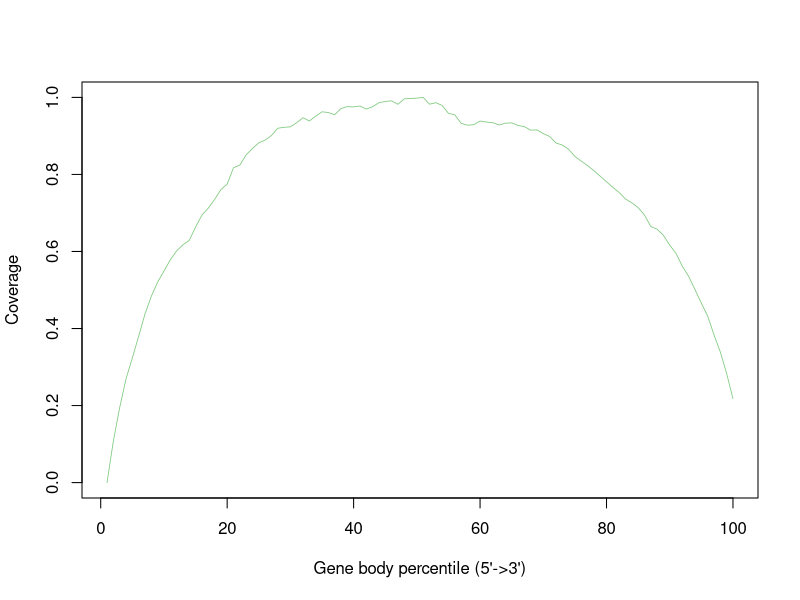

This chart was generated by the following R code:
SHAM_6Hr_SRR12108301.gencode.Aligned.sortedByCoord.out <- c(0.0,0.10810167567226625,0.19479006790992998,0.2689990118369321,0.32346908311082145,0.37994659714483947,0.43752160292664466,0.483744086790152,0.520370876521666,0.5491066585370982,0.5781241721506213,0.6013876332443285,0.6173126169501503,0.6286617749090679,0.6632685070327776,0.6943254210205412,0.7123116708365747,0.7345802409435906,0.7605718730946324,0.774904863023779,0.8174917477871455,0.8242104156592309,0.8507091646868364,0.8674557954712697,0.8820503332422261,0.8890507327124025,0.9010903433341042,0.9199259928936359,0.9223858881904001,0.9235733658516073,0.9343758804112441,0.9473784244055253,0.9387120240523096,0.9511982002817316,0.9626558459306603,0.960759413830078,0.9551449656245401,0.9709278220465488,0.9761125244412674,0.9752631246977693,0.9777457267203499,0.9696621323297521,0.975735760990686,0.9862994344343292,0.9892891533334734,0.9911603557387044,0.9821180329247524,0.9961566764081323,0.9973492000084099,0.9981237516556988,1.0,0.9823947185837731,0.9862666358303723,0.9792578264617455,0.9585240628219415,0.9548674389756744,0.9328099573197653,0.9278800748480962,0.9291524924836533,0.9387069781132393,0.9360250614973824,0.9346180854866177,0.9282627252275929,0.9331017807959969,0.9339074490675525,0.9271744843681012,0.9241948573470975,0.9149347181632782,0.9157235666379329,0.9060446145112798,0.8986396989256354,0.8817913083699515,0.8763601959506339,0.8653541618484957,0.8467901520089145,0.8346008451947943,0.8230414397746147,0.8096991358829342,0.7955242520446566,0.7808935517103631,0.7665546748523011,0.7531097701995249,0.7362580156844606,0.7263486323402645,0.7138330214662658,0.6948064672119084,0.6650026280932658,0.657908037760444,0.6419796900952421,0.6164026659378088,0.5948640750162941,0.5613043752496688,0.5351218384038012,0.500960830897967,0.465712423522486,0.4324092256586002,0.38334167314929674,0.33912747303576307,0.2831310051931123,0.2179038328112188)


pdf("/athena/angsd/scratch/pes4008/project/QC/rseqc/SHAM_6Hr_SRR12108301.geneBodyCoverage.curves.pdf")
x=1:100
icolor = colorRampPalette(c("#7fc97f","#beaed4","#fdc086","#ffff99","#386cb0","#f0027f"))(1)
plot(x,SHAM_6Hr_SRR12108301.gencode.Aligned.sortedByCoord.out,type='l',xlab="Gene body percentile (5'->3')", ylab="Coverage",lwd=0.8,col=icolor[1])
dev.off()
